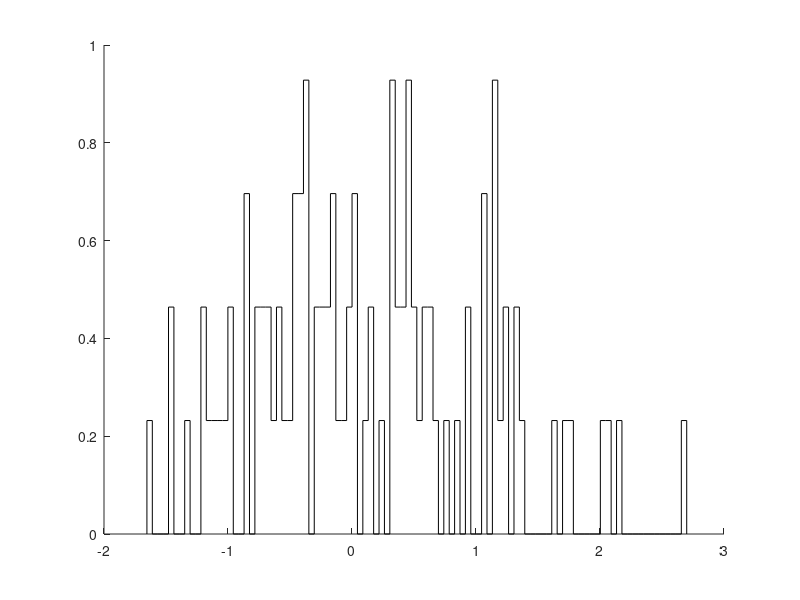

The MATLAB source for this figure:
function pltHst(X,Clr,nB);

if nargin==0;
  fprintf(1,'Test case\n');
  X=randn(100,1);
  Clr='k';
  nB=100;
elseif nargin==1;
  Clr='k';
  nB=100;
elseif nargin==2;
  nB=100;
end;

if isempty(X)==0;
    
    %generate basic histogram
    if range(X)<eps;
      fprintf(1,'Warning: pltHst: range of X near zero\n');
      a=mean(X);
      if abs(X)>eps;
        tRng=linspace(0.9*a,1.1*a,nB);
      else;
        tRng=linspace(a-1,a+1,nB);
      end;
    else;
        tRng=linspace(min(X),max(X),nB);
    end;
    [tB,tL]=hist(X,tRng);
    
    tB=tB/(sum(tB)*(range(tRng)/nB));
    
    %use stairs function, tidy up ends
    [tX,tY]=stairs(tL,tB); tX=[tX(1);tX;ones(2,1)*(tX(end)+tX(end-1)-tX(end-2))]; tY=[0;tY;tY(end);0];
    
    %plot
    hold on; plot(tX,tY,'Color',Clr);
    
end;

return